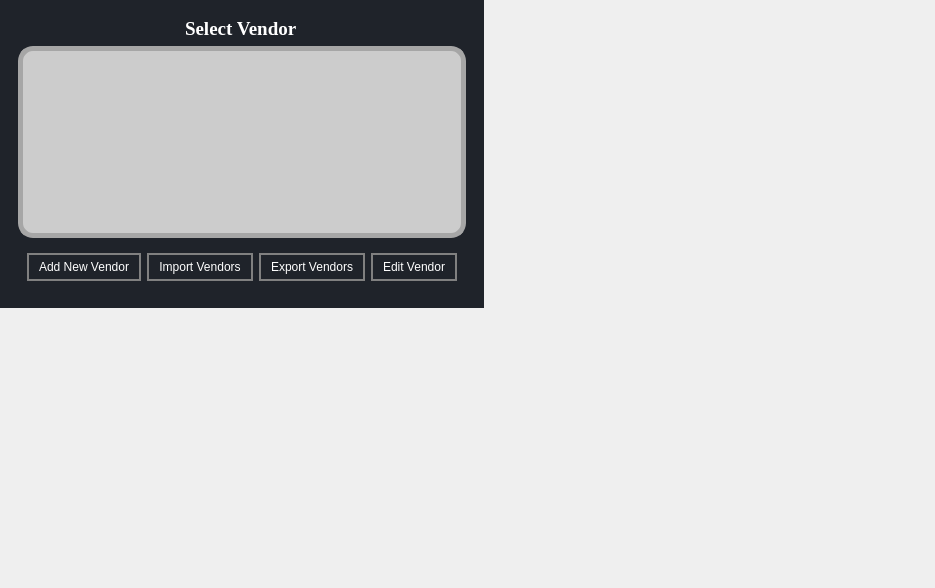
<?xml version="1.0" encoding="UTF-8"?>
<ui version="4.0">
 <class>MainWindow</class>
 <widget class="QWidget" name="manage_vendor_tab">
  <property name="geometry">
   <rect>
    <x>0</x>
    <y>0</y>
    <width>935</width>
    <height>588</height>
   </rect>
  </property>
  <property name="windowTitle">
   <string>MainWindow</string>
  </property>
  <property name="styleSheet">
   <string notr="true">*{
	
border:none;
background-color:transparent;
background:none;
padding:0;
margin:0;
color:#fff;
}



#centralwidget{
background-color:#1f232a;
}
#EditVendor{
background-color:#16191d;
}
QPushButton{
text-align:left;
padding: 5px 10px;

border-top-left-radius:5px;
border-botton-left-radius:5px;
}
QPushButton:pressed{
background-color:grey;
text-align:left;
padding:2px 10px;
color:white;}</string>
  </property>
  <widget class="QWidget" name="centralwidget">
   <layout class="QGridLayout" name="gridLayout_4">
    <item row="0" column="0">
     <widget class="QWidget" name="SelectVendor" native="true">
      <layout class="QGridLayout" name="gridLayout">
       <item row="0" column="0">
        <widget class="QFrame" name="frame">
         <property name="frameShape">
          <enum>QFrame::StyledPanel</enum>
         </property>
         <property name="frameShadow">
          <enum>QFrame::Plain</enum>
         </property>
         <layout class="QGridLayout" name="gridLayout_7">
          <item row="0" column="0" alignment="Qt::AlignHCenter">
           <widget class="QLabel" name="label_13">
            <property name="font">
             <font>
              <family>Georgia</family>
              <pointsize>14</pointsize>
              <weight>75</weight>
              <bold>true</bold>
             </font>
            </property>
            <property name="styleSheet">
             <string notr="true"/>
            </property>
            <property name="text">
             <string>Select Vendor</string>
            </property>
           </widget>
          </item>
          <item row="1" column="0">
           <widget class="QListView" name="vendorsListView">
            <property name="font">
             <font>
              <family>Segoe UI</family>
              <pointsize>11</pointsize>
             </font>
            </property>
            <property name="styleSheet">
             <string notr="true">QListView {
	background-color: #cccccc;
	border-radius: 20px; 
}

#vendorsListView{

   border-radius:15px;
    border: 5px solid #000000;
	border-color: rgb(166, 166, 166);


}</string>
            </property>
            <property name="alternatingRowColors">
             <bool>true</bool>
            </property>
           </widget>
          </item>
          <item row="2" column="0">
           <widget class="QFrame" name="frame_2">
            <property name="styleSheet">
             <string notr="true">QPushButton {
    border: 2px solid #000000;
border-color:grey;
border-radius:15px;
}

QPushButton:hover {
    background-color: lightblue;
}

</string>
            </property>
            <property name="frameShape">
             <enum>QFrame::StyledPanel</enum>
            </property>
            <layout class="QHBoxLayout" name="horizontalLayout">
             <item>
              <widget class="QPushButton" name="addVendorButton">
               <property name="sizePolicy">
                <sizepolicy hsizetype="Expanding" vsizetype="Fixed">
                 <horstretch>0</horstretch>
                 <verstretch>0</verstretch>
                </sizepolicy>
               </property>
               <property name="styleSheet">
                <string notr="true">text-align: center;
</string>
               </property>
               <property name="text">
                <string>Add New Vendor</string>
               </property>
               <property name="icon">
                <iconset>
                 <normaloff>resources/Icons/add.png</normaloff>resources/Icons/add.png</iconset>
               </property>
              </widget>
             </item>
             <item>
              <widget class="QPushButton" name="importVendorsButton">
               <property name="sizePolicy">
                <sizepolicy hsizetype="Expanding" vsizetype="Fixed">
                 <horstretch>0</horstretch>
                 <verstretch>0</verstretch>
                </sizepolicy>
               </property>
               <property name="styleSheet">
                <string notr="true">text-align: center;
</string>
               </property>
               <property name="text">
                <string>Import Vendors</string>
               </property>
               <property name="icon">
                <iconset>
                 <normaloff>resources/Icons/import.png</normaloff>resources/Icons/import.png</iconset>
               </property>
              </widget>
             </item>
             <item>
              <widget class="QPushButton" name="exportVendorsButton">
               <property name="sizePolicy">
                <sizepolicy hsizetype="Expanding" vsizetype="Fixed">
                 <horstretch>0</horstretch>
                 <verstretch>0</verstretch>
                </sizepolicy>
               </property>
               <property name="toolTip">
                <string>&lt;html&gt;&lt;head/&gt;&lt;body&gt;&lt;p&gt;&lt;img src=&quot;:/newPrefix/save_icon.png&quot;/&gt;yguhbnj&lt;/p&gt;&lt;/body&gt;&lt;/html&gt;</string>
               </property>
               <property name="styleSheet">
                <string notr="true">text-align: center;
</string>
               </property>
               <property name="text">
                <string>Export Vendors</string>
               </property>
               <property name="icon">
                <iconset>
                 <normaloff>resources/Icons/export - Copy.png</normaloff>resources/Icons/export - Copy.png</iconset>
               </property>
              </widget>
             </item>
             <item>
              <widget class="QPushButton" name="pushButton">
               <property name="sizePolicy">
                <sizepolicy hsizetype="Expanding" vsizetype="Fixed">
                 <horstretch>0</horstretch>
                 <verstretch>0</verstretch>
                </sizepolicy>
               </property>
               <property name="styleSheet">
                <string notr="true">text-align: center;
</string>
               </property>
               <property name="text">
                <string>Edit Vendor</string>
               </property>
               <property name="icon">
                <iconset>
                 <normaloff>resources/Icons/edit.png</normaloff>resources/Icons/edit.png</iconset>
               </property>
              </widget>
             </item>
            </layout>
           </widget>
          </item>
         </layout>
        </widget>
       </item>
      </layout>
     </widget>
    </item>
   </layout>
  </widget>
 </widget>
 <resources>
  <include location="resources.qrc"/>
 </resources>
 <connections/>
</ui>
